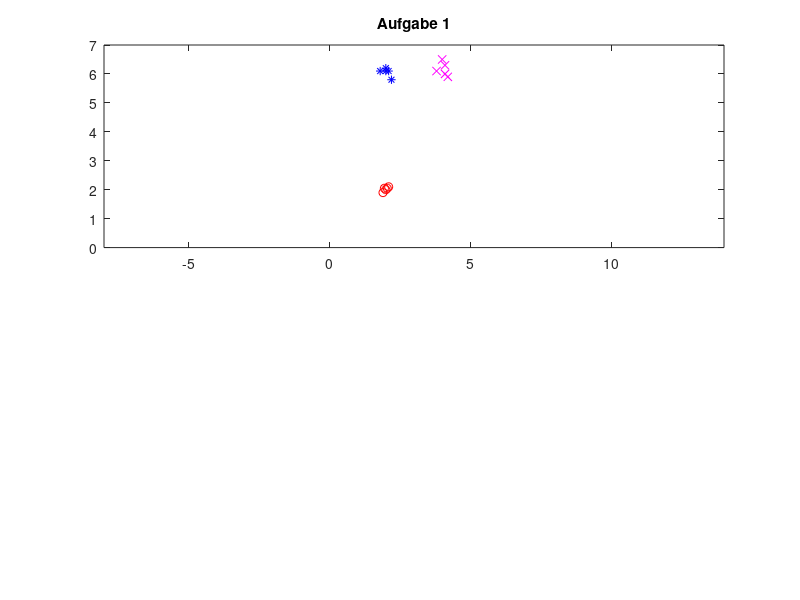

MATLAB code to generate this figure: (Note: this script raises an error after producing the figure.)
% Klasse 1
f1 = [2,2;2.1,2.1;2.05,2.05;1.95,2.05;1.9,1.9]';
% Klasse 2
f2 = [4,6.5;3.8,6.1;4.2,5.9;4.1,6.3;4.1,6.0]';
% Klasse 3
f3 = [2,6.2;1.8,6.1;2.2,5.8;2.1,6.1;2.0,6.1]';

f = [];
f(:,:,1) = f1;
f(:,:,2) = f2;
f(:,:,3) = f3;

markers = ['o' 'x' '*'];
colors = ['r' 'm' 'b'];

%% Plot A1
subplot(2,1,1);
plot(f1(1,:),f1(2,:),markers(1), 'Color',colors(1));
hold on;
plot(f2(1,:),f2(2,:),markers(2), 'Color',colors(2));
hold on;
plot(f3(1,:),f3(2,:),markers(3), 'Color',colors(3));
title('Aufgabe 1');
x = linspace(-8, 14);
xlim([-8,14]);
ylim([0,7]);
%axis equal;
%% ---Aufgabe 2---%
[c, A] = findeMerkmale(f,1);
subplot(2,1,2);
for i = 1:size(f,3)
    plot(c(:,:,i), ones(1,length(c))*2,markers(i),'Color',colors(i));
    hold on;
 end
 %hold off;
 title('be 2');
 
 subplot(2,1,1);
 plot(x+3, (A(2)/A(1))*x + 4);
 %% ---Aufgabe 3---%
 [c, A] = findeMerkmale(f,2);
subplot(2,1,2);
for i = 1:size(f,3)
    plot(c(:,:,i), ones(1,length(c))*3,markers(i),'Color',colors(i));
    hold on;
 end
 %hold off;
 title('Aufgabe 3');
 
 subplot(2,1,1);
 plot(x + 3, (A(2)/A(1))*x + 4);
 %% ---Aufgabe 4---%
 [c, A] = findeMerkmale(f,3);
subplot(2,1,2);
for i = 1:size(f,3)
    plot(c(:,:,i), ones(1,length(c))*4,markers(i),'Color',colors(i));
    hold on;
 end
 %hold off;
 title('Merkmale');
 ylim([1.5, 4.5]);
 legend('c_1','c_2','c_3','Location','Southeast');
 
  subplot(2,1,1);
 plot(x + 3, (A(2)/A(1))*x + 4);
 legend('f_1','f_2','f_3','A1','A2','A3','Location','Southeast');

 hold off;
 
 